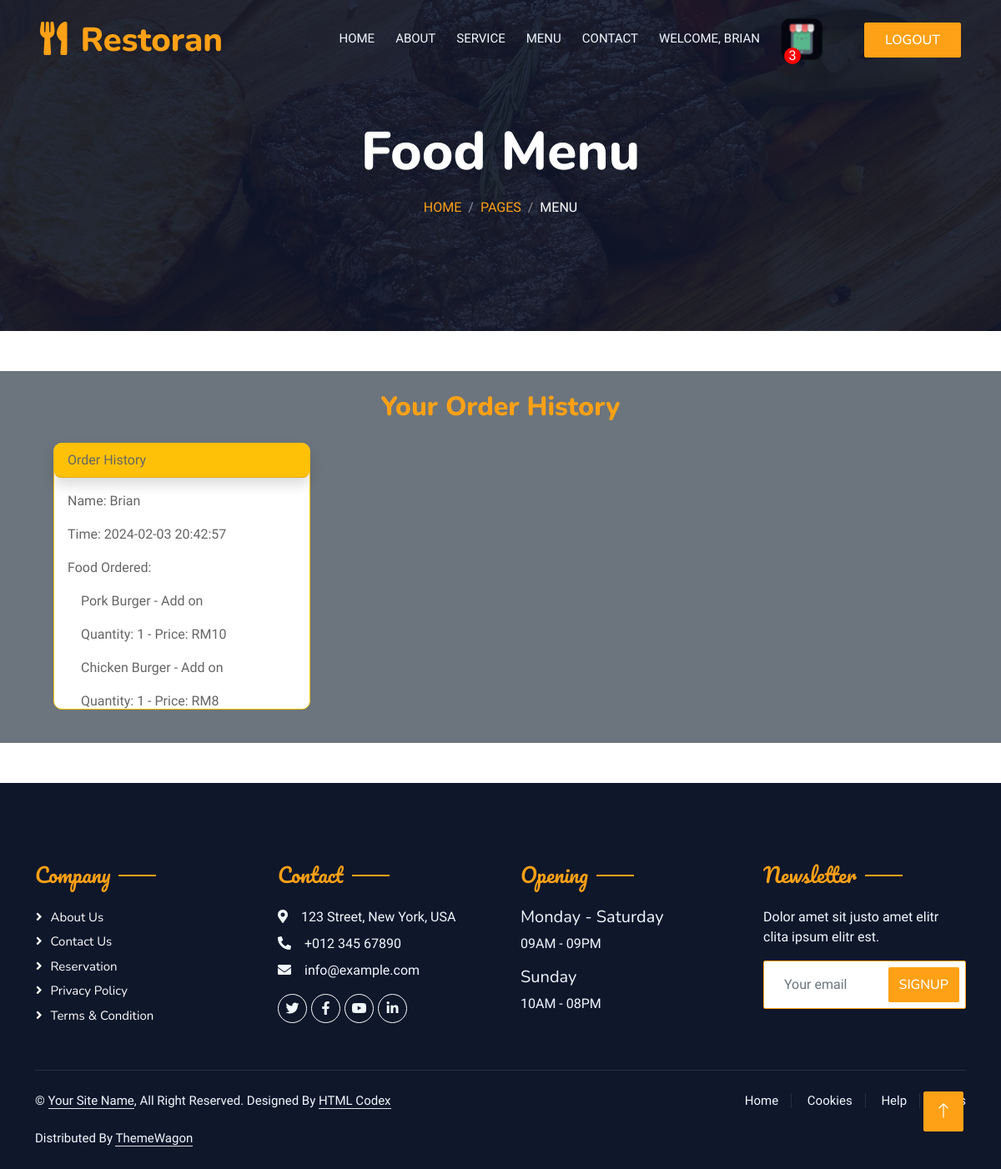
Screenshot of /user_receipt.php?userID=15 (signed in) with the database file from the repository.
### tables this page shows
CREATE TABLE `users` (
  `id` int(11) NOT NULL,
  `name` varchar(255) DEFAULT NULL,
  `contact_number` varchar(20) DEFAULT NULL,
  `email` varchar(255) DEFAULT NULL,
  `password` varchar(255) DEFAULT NULL,
  `address` varchar(500) NOT NULL,
  `city` varchar(500) NOT NULL,
  `state` varchar(300) NOT NULL,
  `postcode` int(11) NOT NULL,
  `updated_time` timestamp NOT NULL DEFAULT current_timestamp() ON UPDATE current_timestamp(),
  `code` varchar(10) NOT NULL
);

CREATE TABLE `menu` (
  `food_id` int(11) NOT NULL,
  `food_img` varchar(255) NOT NULL,
  `food_name` varchar(100) NOT NULL,
  `food_price` double NOT NULL,
  `food_type` varchar(50) NOT NULL,
  `food_description` varchar(200) NOT NULL,
  `food_delete` int(10) NOT NULL DEFAULT 0
);

### user_receipt.php (the view, shortened to what this page needs)
<?php include ("connection_sql.php") ?>
<!DOCTYPE html>
<html lang="en">
<head>
    <link href="https://cdnjs.cloudflare.com/ajax/libs/font-awesome/5.10.0/css/all.min.css" rel="stylesheet">
    <link href="https://cdn.jsdelivr.net/npm/bootstrap-icons@1.4.1/font/bootstrap-icons.css" rel="stylesheet">
    <link rel="stylesheet" href="https://cdn.jsdelivr.net/npm/bootstrap@5.0.0/dist/css/bootstrap.min.css">
    <link href="lib/animate/animate.min.css" rel="stylesheet">
    <link href="lib/owlcarousel/assets/owl.carousel.min.css" rel="stylesheet">
    <link href="lib/tempusdominus/css/tempusdominus-bootstrap-4.min.css" rel="stylesheet" />
    <link href="css/bootstrap.min.css" rel="stylesheet">
    <link href="css/style.css" rel="stylesheet">
    <link href="css/test.css" rel="stylesheet">
    <link href="css/popup.css" rel="stylesheet">
</head>
<body>
<?php
    $uid = isset($_GET['userID']) ? $_GET['userID'] : null;
    $sql = "SELECT COUNT(*) AS totalRows FROM cart WHERE cart.user_id = '$uid'";
    $result = mysqli_query($connect, $sql);
    if ($result)
    {
        $row = mysqli_fetch_assoc($result);
        $totalRows = $row['totalRows'];
    }
    $user = "SELECT * FROM users WHERE id = '$uid'";
    $user_result = mysqli_query($connect, $user);
    $row_user = mysqli_fetch_assoc($user_result);
?>
    <div class="container-xxl bg-white p-0">
        <div class="container-xxl position-relative p-0">
                <nav class="navbar navbar-expand-lg navbar-dark bg-dark px-4 px-lg-5 py-3 py-lg-0">
                    <a href="" class="navbar-brand p-0">
                        <h1 class="text-primary m-0"><i class="fa fa-utensils me-3"></i>Restoran</h1>
                    </a>
                    <div class="collapse navbar-collapse" id="navbarCollapse">
                        <div class="navbar-nav ms-auto py-0 pe-4">
                            <a href="log_index.php?userID=<?php echo $uid; ?>" class="nav-item nav-link">Home</a>
                            <a href="log_about.php?userID=<?php echo $uid; ?>" class="nav-item nav-link">About</a>
                            <a href="log_service.php?userID=<?php echo $uid; ?>" class="nav-item nav-link">Service</a>
                            <a href="log_menu.php?userID=<?php echo $uid; ?>" class="nav-item nav-link ">Menu</a>
                            <a href="log_contact.php?userID=<?php echo $uid; ?>" class="nav-item nav-link ">Contact</a>
                            <a href="login/p_profile.php?userID=<?php echo $uid?>" class="nav-item nav-link ">WELCOME, <?php echo $row_user["name"]; ?></a>
                            <img class="carticon btn py-2 px-4" src="img/cart-icon h.png" alt=""><span
                                style="position: fixed; display: flex; width: 20px;  height: 20px; background-color: red; justify-content: center; align-items: center; color: white;border-radius: 50%; position: absolute; top: 60%; right: 240px; "><?php echo $totalRows ?></span>
                        </div>
                        <a href="index.html" class="btn btn-primary py-2 px-4"style="--bs-btn-padding-y: .25rem; --bs-btn-padding-x: .5rem; --bs-btn-font-size: .75rem;" id="checkoutBtn">LogOut</a>                    </div>
                </nav>
                <div class="container-xxl py-5 bg-dark hero-header mb-5">
                    <div class="container text-center my-5 pt-5 pb-4">
                        <h1 class="display-3 text-white mb-3 animated slideInDown">Food Menu</h1>
                        <nav aria-label="breadcrumb">
                            <ol class="breadcrumb justify-content-center text-uppercase">
                                <li class="breadcrumb-item"><a href="#">Home</a></li>
                                <li class="breadcrumb-item"><a href="#">Pages</a></li>
                                <li class="breadcrumb-item text-white active" aria-current="page">Menu</li>
                            </ol>
                        </nav>
                    </div>
                </div>
            </div>
        <div class="container-fluid bg-secondary">
            <br>
            <h2 class="text-primary" style="text-align: center;">Your Order History</h2>
            <div class="row justify-content-start">
                <?php
                $order = "SELECT * FROM `order` WHERE user_id = ?";
                $order_stmt = $connect->prepare($order);
                $order_stmt->bind_param("s", $uid);
                $order_stmt->execute();
                $order_result = $order_stmt->get_result();
                $grouped_orders = [];
                while ($row_order = mysqli_fetch_assoc($order_result)) {
                    $fid = $row_order["food_id"];
                    $menu = "SELECT * FROM menu WHERE food_id = ?";
                    $menu_stmt = $connect->prepare($menu);
                    $menu_stmt->bind_param("i", $fid);
                    $menu_stmt->execute();
                    $menu_result = $menu_stmt->get_result();
                    if ($menu_result->num_rows > 0) {
                        $row_menu = mysqli_fetch_assoc($menu_result);
                        $order_group_key = $row_order["or_time"];
                        if (!isset($grouped_orders[$order_group_key])) {
                            $grouped_orders[$order_group_key] = [
                                'name' => $row_user["name"],
                                'time' => $row_order["or_time"],
                                'foods' => []
                            ];
                        }
                        $grouped_orders[$order_group_key]['foods'][] = [
                            'food_name' => $row_menu["food_name"],
                            'food_price' => $row_menu["food_price"],
                            'food_num' => $row_order["num_food"],
                        ];
                    } else {
                        echo "No menu items found for food_id: $fid";
                    }
                }
                foreach ($grouped_orders as $group) {
                ?>
                    <div class="col-md-4" style="padding-left: 3rem;">
                        <div class="card mb-3 m-3 border-warning" style="max-width: 20rem; max-height: 20rem; border-radius: 10px;">
                            <div class="card-header shadow bg-warning" style="border-radius: 8px;">Order History</div>
                            <div class="card-body" style="overflow-y: auto;">
                                <p class="card-text">Name: <?php echo $group['name']; ?></p>
                                <p class="card-text">Time: <?php echo $group['time']; ?></p>
                                <div class="card-text">Food Ordered:
                                    <div class="card-body ">
                                        <?php
                                        foreach ($group['foods'] as $food) {
                                        ?>
                                            <p class="card-text"><?php echo $food["food_name"]; ?> - Add on</p>
                                            <p class="card-text"> Quantity: <?php echo $food["food_num"]; ?> -  Price: RM<?php echo $food["food_price"]; ?></p>
                                        <?php
                                        }
                                        ?>
                                    </div>
                                </div>
                            </div>
                        </div>
                    </div>
                <?php
                }
                ?>
            </div>
            <br>
        </div>
        <div class="container-fluid bg-dark text-light footer pt-5 mt-5 wow fadeIn" data-wow-delay="0.1s">
            <div class="container py-5">
                <div class="row g-5">
                    <div class="col-lg-3 col-md-6">
                        <h4 class="section-title ff-secondary text-start text-primary fw-normal mb-4">Company</h4>
                        <a class="btn btn-link" href="">About Us</a>
                        <a class="btn btn-link" href="">Contact Us</a>
                        <a class="btn btn-link" href="">Reservation</a>
                        <a class="btn btn-link" href="">Privacy Policy</a>
                        <a class="btn btn-link" href="">Terms & Condition</a>
                    </div>
                    <div class="col-lg-3 col-md-6">
                        <h4 class="section-title ff-secondary text-start text-primary fw-normal mb-4">Contact</h4>
                        <p class="mb-2"><i class="fa fa-map-marker-alt me-3"></i>123 Street, New York, USA</p>
                        <p class="mb-2"><i class="fa fa-phone-alt me-3"></i>+012 345 67890</p>
                        <p class="mb-2"><i class="fa fa-envelope me-3"></i>info@example.com</p>
                        <div class="d-flex pt-2">
                            <a class="btn btn-outline-light btn-social" href=""><i class="fab fa-twitter"></i></a>
                            <a class="btn btn-outline-light btn-social" href=""><i class="fab fa-facebook-f"></i></a>
                            <a class="btn btn-outline-light btn-social" href=""><i class="fab fa-youtube"></i></a>
                            <a class="btn btn-outline-light btn-social" href=""><i class="fab fa-linkedin-in"></i></a>
                        </div>
                    </div>
                    <div class="col-lg-3 col-md-6">
                        <h4 class="section-title ff-secondary text-start text-primary fw-normal mb-4">Opening</h4>
                        <h5 class="text-light fw-normal">Monday - Saturday</h5>
                        <p>09AM - 09PM</p>
                        <h5 class="text-light fw-normal">Sunday</h5>
                        <p>10AM - 08PM</p>
                    </div>
                    <div class="col-lg-3 col-md-6">
                        <h4 class="section-title ff-secondary text-start text-primary fw-normal mb-4">Newsletter</h4>
                        <p>Dolor amet sit justo amet elitr clita ipsum elitr est.</p>
                        <div class="position-relative mx-auto" style="max-width: 400px;">
                            <input class="form-control border-primary w-100 py-3 ps-4 pe-5" type="text" placeholder="Your email">
                            <button type="button" class="btn btn-primary py-2 position-absolute top-0 end-0 mt-2 me-2">SignUp</button>
                        </div>
                    </div>
                </div>
            </div>
            <div class="container">
                <div class="copyright">
                    <div class="row">
                        <div class="col-md-6 text-center text-md-start mb-3 mb-md-0">
                            &copy; <a class="border-bottom" href="#">Your Site Name</a>, All Right Reserved.
							Designed By <a class="border-bottom" href="https://htmlcodex.com">HTML Codex</a><br><br>
                            Distributed By <a class="border-bottom" href="https://themewagon.com" target="_blank">ThemeWagon</a>
                        </div>
                        <div class="col-md-6 text-center text-md-end">
                            <div class="footer-menu">
                                <a href="">Home</a>
                                <a href="">Cookies</a>
                                <a href="">Help</a>
                                <a href="">FQAs</a>
                            </div>
                        </div>
                    </div>
                </div>
            </div>
        </div>
        <a href="#" class="btn btn-lg btn-primary btn-lg-square back-to-top"><i class="bi bi-arrow-up"></i></a>
    </div>
</body>
</html>

### css/style.css (style rules this page uses)
:root { --primary: #FEA116; --light: #F1F8FF; --dark: #0F172B; }
.ff-secondary { font-family: 'Pacifico', cursive; }
.back-to-top { position: fixed; display: none; right: 45px; bottom: 45px; z-index: 99; }
.btn { font-family: 'Nunito', sans-serif; font-weight: 500; text-transform: uppercase; transition: .5s; }
.btn.btn-primary, .btn.btn-secondary { color: #FFFFFF; }
.btn-lg-square { width: 48px; height: 48px; }
.btn-square, .btn-sm-square, .btn-lg-square { padding: 0; display: flex; align-items: center; justify-content: center; font-weight: normal; border-radius: 2px; }
.navbar-dark .navbar-nav .nav-link { position: relative; margin-left: 25px; padding: 35px 0; font-size: 15px; color: var(--light) !important; text-transform: uppercase; font-weight: 500; outline: none; transition: .5s; }
@media (min-width: 992px) { .navbar-dark { position: absolute; width: 100%; top: 0; left: 0; z-index: 999; background: transparent !important; } }
.hero-header { background: linear-gradient(rgba(15, 23, 43, .9), rgba(15, 23, 43, .9)), url(../img/bg-hero.jpg); background-position: center center; background-repeat: no-repeat; background-size: cover; }
.breadcrumb-item + .breadcrumb-item::before { color: rgba(255, 255, 255, .5); }
.section-title { position: relative; display: inline-block; }
.section-title::before { position: absolute; content: ""; width: 45px; height: 2px; top: 50%; left: -55px; margin-top: -1px; background: var(--primary); }
.section-title::after { position: absolute; content: ""; width: 45px; height: 2px; top: 50%; right: -55px; margin-top: -1px; background: var(--primary); }
.section-title.text-start::before, .section-title.text-end::after { display: none; }
.footer .btn.btn-social { margin-right: 5px; width: 35px; height: 35px; display: flex; align-items: center; justify-content: center; color: var(--light); border: 1px solid #FFFFFF; border-radius: 35px; transition: .3s; }
.footer .btn.btn-link { display: block; margin-bottom: 5px; padding: 0; text-align: left; color: #FFFFFF; font-size: 15px; font-weight: normal; text-transform: capitalize; transition: .3s; }
.footer .btn.btn-link::before { position: relative; content: "\f105"; font-family: "Font Awesome 5 Free"; font-weight: 900; margin-right: 10px; }
.footer .copyright { padding: 25px 0; font-size: 15px; border-top: 1px solid rgba(256, 256, 256, .1); }
.footer .copyright a { color: var(--light); }
.footer .footer-menu a { margin-right: 15px; padding-right: 15px; border-right: 1px solid rgba(255, 255, 255, .1); }
.footer .footer-menu a:last-child { margin-right: 0; padding-right: 0; border-right: none; }

### rows the page displays
users: name "BRIAN"
menu: food_name "Pork Burger", food_id "1", food_price "10"
menu: food_name "Chicken Burger", food_num "1", food_price "8"

### other values shown
$totalRows "3"
$group['name'] "Brian"
$group['time'] "2024-02-03 20:42:57"
